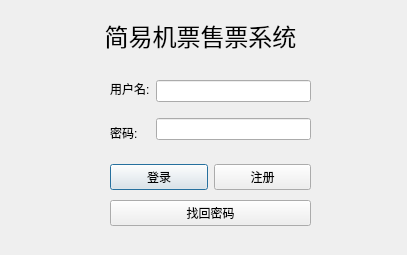
<?xml version="1.0" encoding="UTF-8"?>
<ui version="4.0">
 <class>Login</class>
 <widget class="QDialog" name="Login">
  <property name="geometry">
   <rect>
    <x>0</x>
    <y>0</y>
    <width>407</width>
    <height>255</height>
   </rect>
  </property>
  <property name="windowTitle">
   <string>Dialog</string>
  </property>
  <property name="styleSheet">
   <string notr="true">image: url(:/source/images/4.jpg);</string>
  </property>
  <widget class="QWidget" name="layoutWidget">
   <property name="geometry">
    <rect>
     <x>110</x>
     <y>70</y>
     <width>201</width>
     <height>81</height>
    </rect>
   </property>
   <layout class="QHBoxLayout" name="horizontalLayout">
    <item>
     <layout class="QVBoxLayout" name="verticalLayout">
      <item>
       <widget class="QLabel" name="label">
        <property name="text">
         <string>用户名:</string>
        </property>
       </widget>
      </item>
      <item>
       <widget class="QLabel" name="label_2">
        <property name="text">
         <string>密码:</string>
        </property>
       </widget>
      </item>
     </layout>
    </item>
    <item>
     <layout class="QVBoxLayout" name="verticalLayout_2">
      <item>
       <widget class="QLineEdit" name="lineEdit"/>
      </item>
      <item>
       <widget class="QLineEdit" name="lineEdit_2">
        <property name="echoMode">
         <enum>QLineEdit::Password</enum>
        </property>
       </widget>
      </item>
     </layout>
    </item>
   </layout>
  </widget>
  <widget class="QLabel" name="label_3">
   <property name="geometry">
    <rect>
     <x>100</x>
     <y>0</y>
     <width>201</width>
     <height>71</height>
    </rect>
   </property>
   <property name="font">
    <font>
     <pointsize>18</pointsize>
    </font>
   </property>
   <property name="text">
    <string>简易机票售票系统</string>
   </property>
   <property name="alignment">
    <set>Qt::AlignCenter</set>
   </property>
  </widget>
  <widget class="QWidget" name="">
   <property name="geometry">
    <rect>
     <x>110</x>
     <y>160</y>
     <width>201</width>
     <height>71</height>
    </rect>
   </property>
   <layout class="QVBoxLayout" name="verticalLayout_3">
    <item>
     <layout class="QHBoxLayout" name="horizontalLayout_2">
      <item>
       <widget class="QPushButton" name="pushButton">
        <property name="text">
         <string>登录</string>
        </property>
       </widget>
      </item>
      <item>
       <widget class="QPushButton" name="pushButton_2">
        <property name="text">
         <string>注册</string>
        </property>
       </widget>
      </item>
     </layout>
    </item>
    <item>
     <widget class="QPushButton" name="pushButton_3">
      <property name="text">
       <string>找回密码</string>
      </property>
     </widget>
    </item>
   </layout>
  </widget>
 </widget>
 <resources/>
 <connections/>
</ui>
